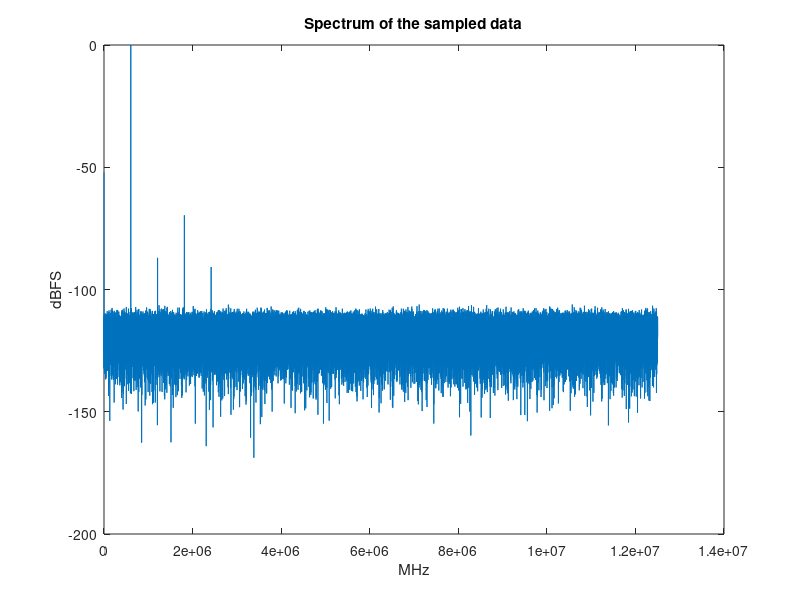

Write MATLAB code to recreate this figure. (Note: this script raises an error after producing the figure.)
clc
clear
close all
adc_data = load('hw2_p1_data.mat')
y = adc_data.adc_data;

w = linspace(1,length(y),length(y));
omega = w/length(y)*2*pi;
freq = omega/2/pi*25e6;
y_fft = fft(y);
y_fft_norm_mag = abs(y_fft)/max(abs(y_fft));


plot(freq(1:length(y)/2),mag2db(y_fft_norm_mag(1:length(y)/2)))
title('Spectrum of the sampled data')
xlabel('MHz')
ylabel('dBFS')




snr_y = snr(y)
sinad_y = sinad(y)
sfdr_y = sfdr(y)
thd_y = thd(y)
enob_y = ((sinad(y)-1.76)/6.02)


%%
clc
clear all
close all

Bt = linspace(0,12,13);
B = 12;

Aunit =((8192./(2.^Bt))-1)/42.056;
A_digit = 2.^Bt*200;
A_DAC = 2^B * Aunit;

A_total = A_digit+A_DAC;

figure(1)
hold on
plot(Bt,log10(A_total/1e6),'b','LineWidth',2)
plot(Bt,log10(A_digit/1e6),'c','LineWidth',2)
plot(Bt,log10(A_DAC/1e6),'r','LineWidth',2)
plot(Bt,log10((1.5217*ones(1,13)/1e6)),'LineWidth',2)
hold off
hold on
scatter(Bt,log10(A_total/1e6),'b')
scatter(Bt,log10(A_digit/1e6),'c')
scatter(Bt,log10(A_DAC/1e6),'r')
scatter(0,0)
hold off
legend('Total area','Decoder area','DAC area','worst case A_{INL=2} for 99% yield')
ylabel('log_{10}(Area in mm^2)')
xlabel('B_t')
title('Area vs B_t')